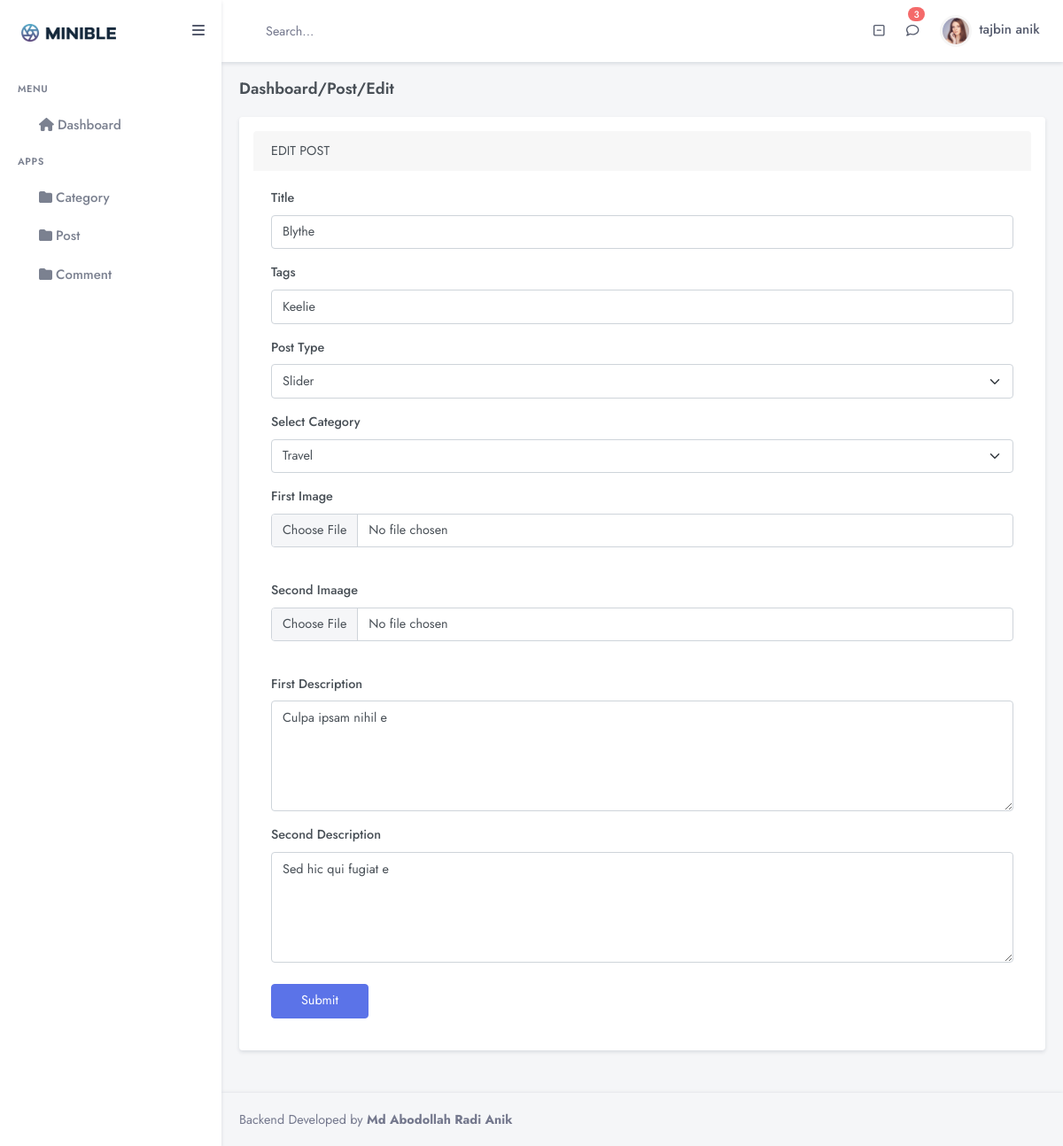
The app's page /admin/postEdit.php?editPost=1 (signed in) with its own data.
### tables this page shows
CREATE TABLE `post_table` (
  `postid` int NOT NULL,
  `userid` int DEFAULT NULL,
  `title` varchar(50) NOT NULL,
  `catId` int DEFAULT NULL,
  `imgOne` varchar(200) NOT NULL,
  `descOne` text NOT NULL,
  `imgTwo` varchar(200) NOT NULL,
  `descTwo` text NOT NULL,
  `postType` int NOT NULL DEFAULT '0',
  `tags` varchar(50) NOT NULL,
  `status` int NOT NULL DEFAULT '0',
  `create_time` timestamp NOT NULL DEFAULT CURRENT_TIMESTAMP
);

CREATE TABLE `category_table` (
  `cid` int NOT NULL,
  `cname` varchar(50) NOT NULL
);

### lib/Database.php (called while the page is built, shortened)
<?php
class Database
{
    public $host     = HOST;
    public $user     = USER;
    public $password = PASSWORD;
    public $databse  = DATABSE;
    public $link;
    public function dbCon()
    {
        $this->link = mysqli_connect($this->host, $this->user, $this->password, $this->databse);
    }
    public function select($query)
    {
        $result = mysqli_query($this->link, $query) or die($this->link->error . __LINE__);
        if (mysqli_num_rows($result) > 0) {
            return $result;
        } else {
            return false;
        }
    }
    public function selectWithOutNumRows($query)
    {
        $result = mysqli_query($this->link, $query) or die($this->link->error . __LINE__);
        if ($result) {
            return $result;
        } else {
            return false;
        }
    }
}

### classes/Post.php (called while the page is built, shortened)
<?php
$filePath = realpath(dirname(__FILE__));
include_once($filePath . '/../lib/Database.php');
class Post
{
    public $db;
    public function __construct()
    {
        $this->db = new Database();
    }
    public function allCat()
    {
        $select    = "SELECT * FROM `category_table`";
        $select_row = $this->db->select($select);
        if ($select_row) {
            return $select_row;
        } else {
            return false;
        }
    }
    public function getPostForEdit($id)
    {
        $getPost = "SELECT * FROM post_table WHERE postid='$id'";
        $getRes = $this->db->selectWithOutNumRows($getPost);
        return $getRes;
    }
}

### admin/postEdit.php (the view, shortened to what this page needs)
<?php
include_once 'inc/header.php';
include_once 'inc/sidebar.php';
include_once '../classes/Post.php';
$post = new Post();
$allCats = $post->allCat();
if (isset($_GET['editPost'])) {
    $id = $_GET['editPost'];
    $getPost = $post->getPostForEdit($id);
}
?>
<div class="main-content">
    <div class="page-content">
        <div class="container-fluid">
            <div class="row">
                <div class="col-12">
                    <div class="page-title-box d-flex align-items-center justify-content-between">
                        <h4 class="mb-0">Dashboard/Post/Edit</h4>
                    </div>
                </div>
            </div>
            <div class="row d-flex justify-content-center">
                <div class="col-lg-12">
                    <div class="card shadow p-3 mb-5 bg-body-tertiary rounded">
                        <div class="card-header">
                            EDIT POST
                        </div>
                        <div class="card-body">
                            <?php
                            if ($getPost) {
                                foreach ($getPost as $gRow) {
                            ?>
                                    <form method="post" enctype="multipart/form-data">
                                        <div class="mb-3">
                                            <label class="form-label" for="formrow-firstname-input">Title</label>
                                            <input value="<?= $gRow['title'] ?>" name="title" type="text" class="form-control" id="formrow-firstname-input">
                                        </div>
                                        <div class="mb-3">
                                            <label class="form-label" for="formrow-firstname-input">Tags</label>
                                            <input value="<?= $gRow['tags'] ?>" name="tags" type="text" class="form-control" id="formrow-firstname-input">
                                        </div>
                                        <div class="mb-3">
                                            <label class="form-label" for="formrow-firstname-input">Post Type</label>
                                            <select class="form-select" name="postType">
                                                <option <?= $gRow['postType'] == 1 ? 'selected' : '' ?> value="1">Slider</option>
                                            </select>
                                        </div>
                                        <div class="mb-3">
                                            <label class="form-label" for="formrow-firstname-input">Select Category</label>
                                            <select class="form-select" name="catId">
                                                <?php
                                                if (isset($allCats) && !is_bool($allCats)) {
                                                    foreach ($allCats as $allCat) {
                                                ?>
                                                        <option <?= $gRow['catId'] == $allCat['cid'] ? 'selected' : '' ?> value="<?= $allCat['cid'] ?>">
                                                            <?= $allCat['cname'] ?>
                                                        </option>
                                                <?php
                                                    }
                                                }
                                                ?>
                                            </select>
                                        </div>
                                        <div class="mb-3">
                                            <label class="form-label" for="formrow-firstname-input">First Image</label>
                                            <input value="<?= $gRow['imgOne'] ?>" name="imgOne" type="file" class="form-control" id="formrow-firstname-input">
                                        </div>
                                        <div class="mb-3">
                                            <label class="form-label" for="formrow-firstname-input">Second Imaage</label>
                                            <input value="<?= $gRow['imgTwo'] ?>" name="imgTwo" type="file" class="form-control" id="formrow-firstname-input">
                                        </div>
                                        <div class="mb-3">
                                            <label class="form-label" for="formrow-firstname-input">First Description</label>
                                            <textarea name="descOne" class="form-control" rows="5"><?= $gRow['descOne'] ?></textarea>
                                        </div>
                                        <div class="mb-3">
                                            <label class="form-label" for="formrow-firstname-input">Second Description</label>
                                            <textarea name="descTwo" class="form-control" rows="5"><?= $gRow['descTwo'] ?></textarea>
                                        </div>
                                        <div class="mt-4">
                                            <button type="submit" class="btn btn-primary w-md">Submit</button>
                                        </div>
                                    </form>
                            <?php
                                }
                            }
                            ?>
                        </div>
                    </div>
                </div>
            </div>
        </div>
    </div>
</div>
<?php
include_once 'inc/footer.php';
?>

### admin/inc/header.php (style rules this page uses)
* { font-family: 'Jost', sans-serif !important; }

### records on screen
post_table: title "Blythe", tags "Keelie", postType "Slider", catId "Travel", descOne "Culpa ipsam nihil e", descTwo "Sed hic qui fugiat e"

### other values on screen
Session::get('user_name') "tajbin anik"
